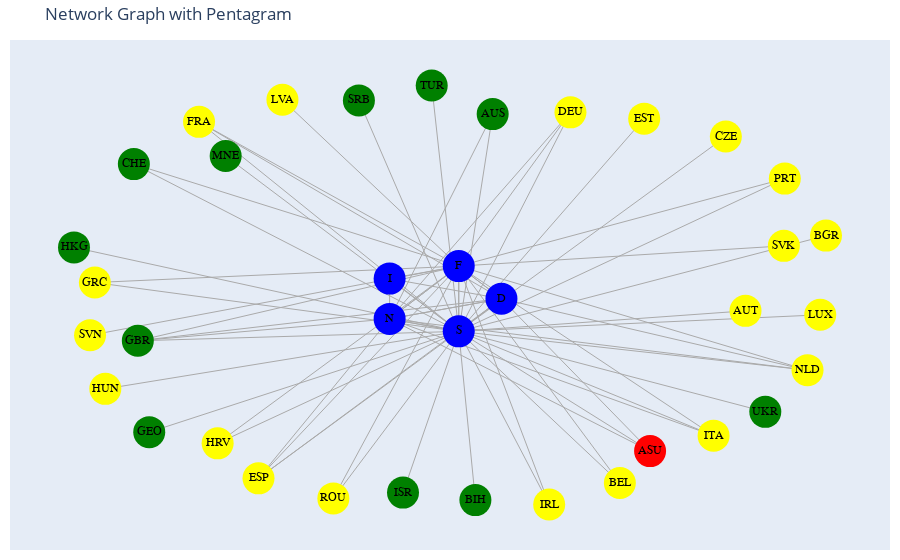

Notebook source saved alongside this figure:
### Code cell
# Create the final figure
fig = go.Figure(data=[edge_trace, node_trace])
fig.update_layout(
    title="Network Graph with Pentagram",
    showlegend=False,
    hovermode="closest",
    margin=dict(b=10, l=10, r=10, t=40),
    xaxis=dict(showgrid=False, zeroline=False, showticklabels=False),
    yaxis=dict(showgrid=False, zeroline=False, showticklabels=False)
)

# Show the figure
fig.show()

### Figure 1 — Plotly figure (JSON) as saved in the notebook; plotly's stock layout.template omitted (floating-point values rounded to 4 significant figures; data arrays with more than 128 entries replaced by an {"elided": "..."} marker saying what was removed)
{"data": [{"hoverinfo": "text", "line": {"color": "#aaa", "width": 1}, "mode": "lines", "text": ["Weight: 3", "Weight: 3", "Weight: 1", "Weight: 3", "Weight: 1", "Weight: 1", "Weight: 1", "Weight: 2", "Weight: 1", "Weight: 2", "Weight: 2", "Weight: 1", "Weight: 2", "Weight: 1", "Weight: 2", "Weight: 1", "Weight: 1", "Weight: 2", "Weight: 1", "Weight: 1", "Weight: 1", "Weight: 2", "Weight: 1", "Weight: 1", "Weight: 1", "Weight: 1", "Weight: 1", "Weight: 1", "Weight: 1", "Weight: 1", "Weight: 1", "Weight: 1", "Weight: 2", "Weight: 1", "Weight: 1", "Weight: 1", "Weight: 1", "Weight: 2", "Weight: 1", "Weight: 2", "Weight: 5", "Weight: 4", "Weight: 3", "Weight: 3", "Weight: 2", "Weight: 2", "Weight: 2", "Weight: 2", "Weight: 2", "Weight: 2", "Weight: 2", "Weight: 2", "Weight: 2", "Weight: 3", "Weight: 2", "Weight: 2", "Weight: 2", "Weight: 2", "Weight: 2", "Weight: 2", "Weight: 2", "Weight: 4", "Weight: 2", "Weight: 2", "Weight: 2", "Weight: 2", "Weight: 2", "Weight: 2", "Weight: 2", "Weight: 3", "Weight: 1", "Weight: 1", "Weight: 1"], "type": "scatter", "x": {"elided": "219 float values"}, "y": {"elided": "219 float values"}}, {"hoverinfo": "text", "marker": {"color": ["blue", "blue", "blue", "blue", "blue", "yellow", "yellow", "yellow", "green", "red", "yellow", "yellow", "yellow", "yellow", "yellow", "yellow", "yellow", "yellow", "yellow", "yellow", "yellow", "green", "green", "yellow", "green", "yellow", "yellow", "yellow", "green", "yellow", "green", "yellow", "green", "green", "green", "green", "green"], "size": 32}, "mode": "markers+text", "text": ["D", "N", "F", "I", "S", "FRA", "NLD", "ESP", "GBR", "ASU", "BEL", "HRV", "DEU", "GRC", "IRL", "ITA", "LVA", "PRT", "ROU", "SVK", "SVN", "CHE", "AUS", "AUT", "BIH", "BGR", "CZE", "EST", "GEO", "HUN", "ISR", "LUX", "MNE", "SRB", "TUR", "UKR", "HKG"], "textfont": {"color": "black", "family": "Arial", "size": 12}, "textposition": "middle center", "type": "scatter", "x": [0.8, -0.6472, 0.2472, -0.6472, 0.2472, -3.114, 4.761, -2.344, -3.906, 2.723, 2.332, -2.873, 1.693, -4.461, 1.418, 3.545, -2.034, 4.467, -1.375, 4.455, -4.524, -3.957, 0.6864, 3.958, 0.4628, 5.0, 3.704, 2.647, -3.758, -4.326, -0.474, 4.925, -2.769, -1.045, -0.1024, 4.214, -4.732], "y": [0, -0.4702, 0.7608, 0.4702, -0.7608, 4.126, -1.666, -4.189, -0.9813, -3.554, -4.298, -3.373, 4.347, 0.3775, -4.799, -3.194, 4.64, 2.802, -4.656, 1.234, -0.8527, 3.141, 4.307, -0.2822, -4.697, 1.473, 3.784, 4.2, -3.112, -2.102, -4.522, -0.3749, 3.328, 4.626, 4.974, -2.638, 1.198]}], "layout": {"hovermode": "closest", "margin": {"b": 10, "l": 10, "r": 10, "t": 40}, "showlegend": false, "title": {"text": "Network Graph with Pentagram"}, "xaxis": {"showgrid": false, "showticklabels": false, "zeroline": false}, "yaxis": {"showgrid": false, "showticklabels": false, "zeroline": false}}}
